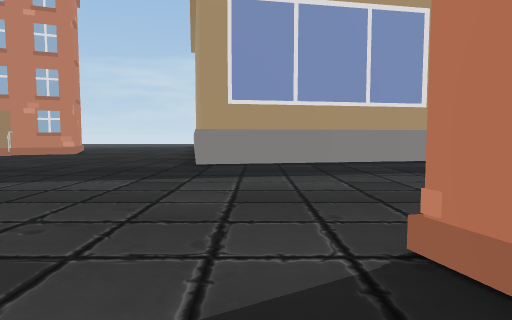
[1] (above)

24 first-person views from a walk through a Unity game level. The camera is 1.3 m above the floor, tilts 4° down and sees 75° across. The floor is counted in squares, 2 m on a side. Each view is taken from the middle of a square. On the plan, view 1 faces up. The plan holds only what a view shows up to about 10 squares ahead; the rest is blank. The place goes on beyond the plan. The player character is not drawn. Some animated figures are left out.

[2]
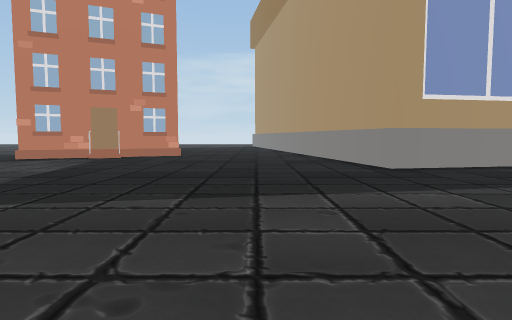

[3]
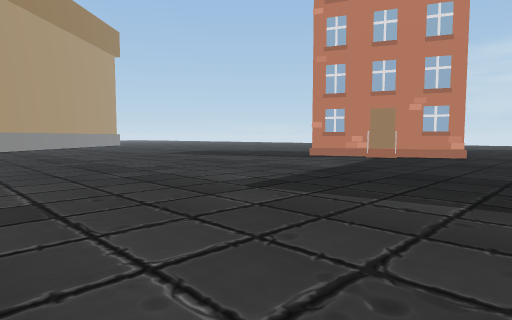

[4]
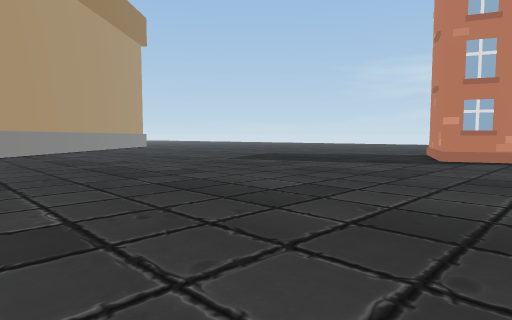

[5]
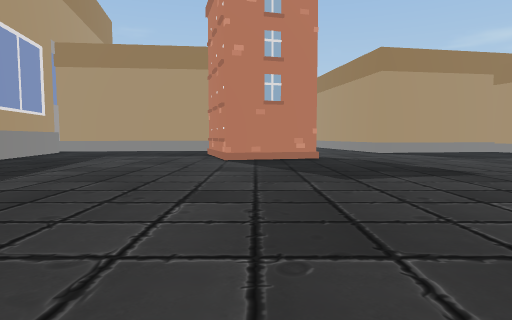

[6]
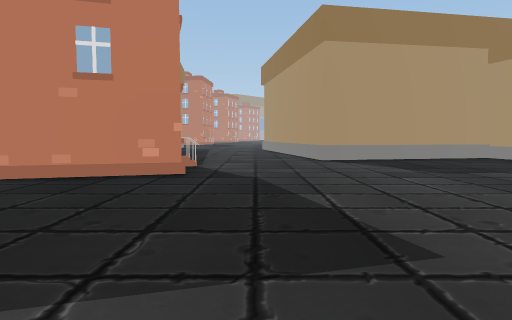

[7]
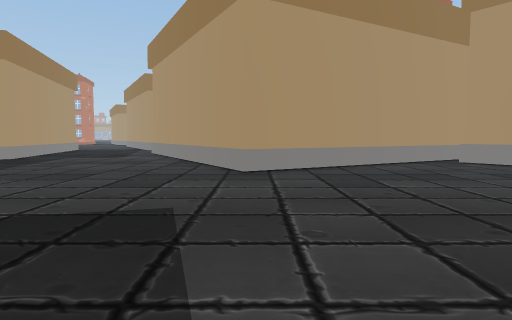

[8]
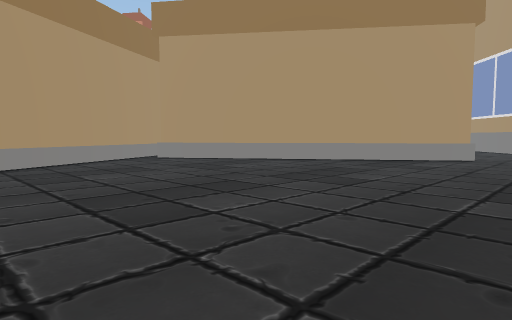

[9]
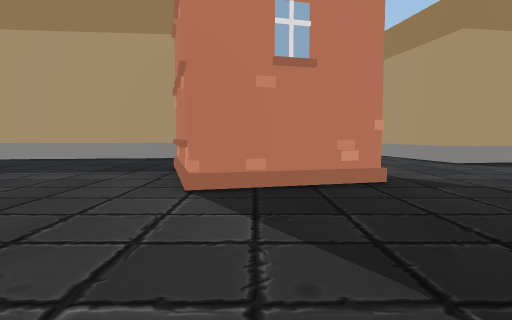

[10]
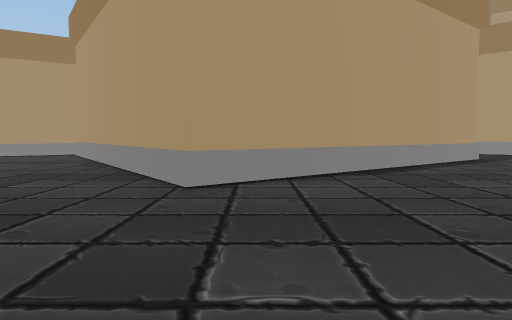

[11]
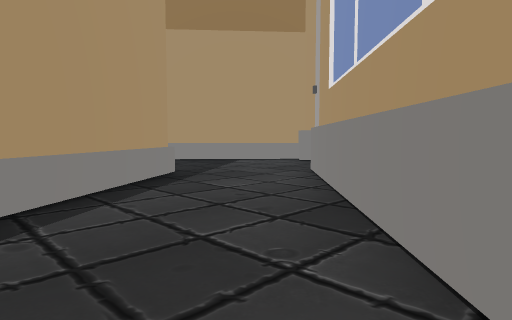

[12]
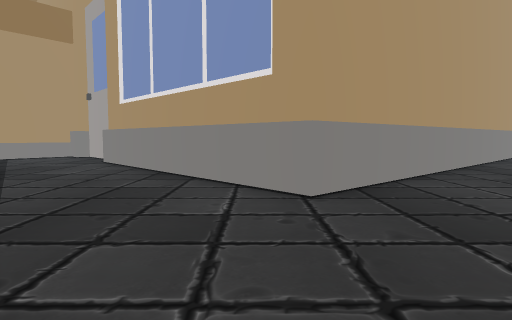

[13]
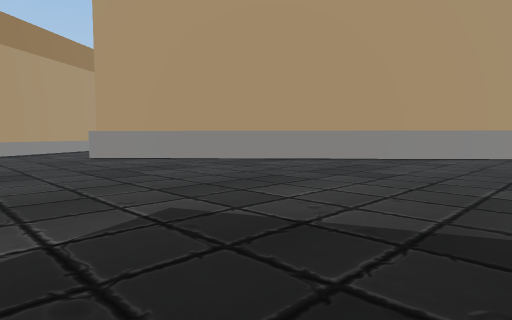

[14]
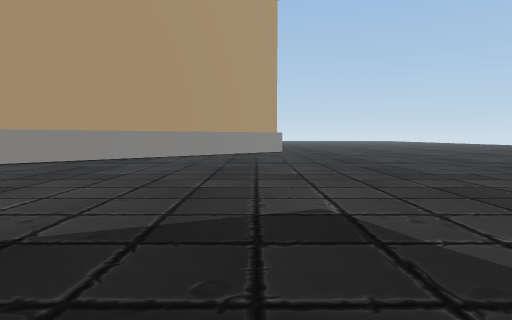

[15]
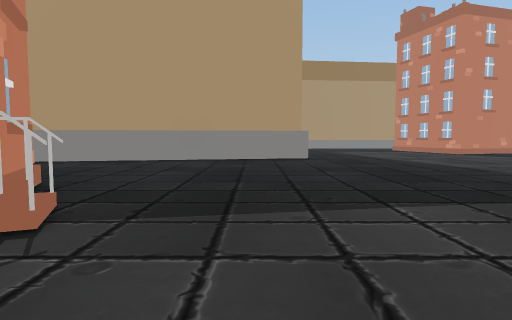

[16]
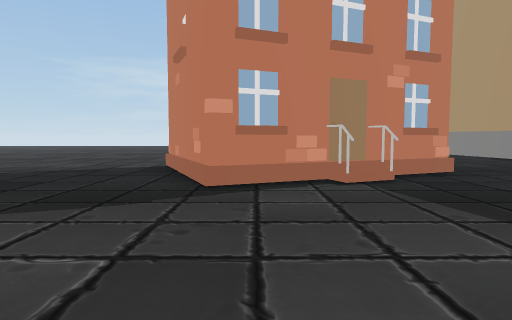

[17]
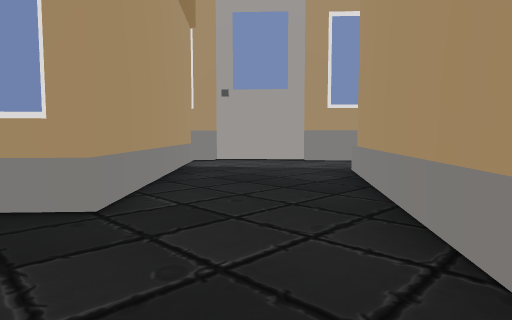

[18]
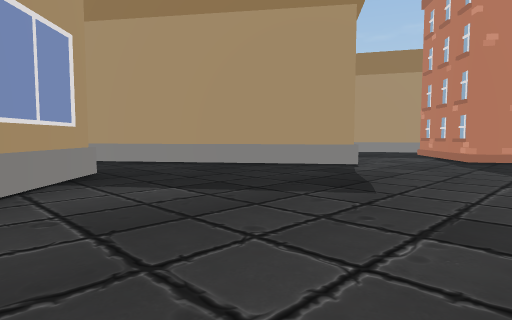

[19]
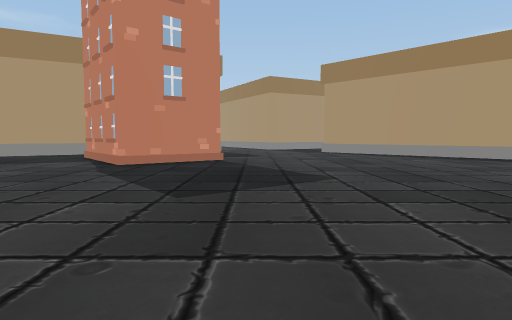

[20]
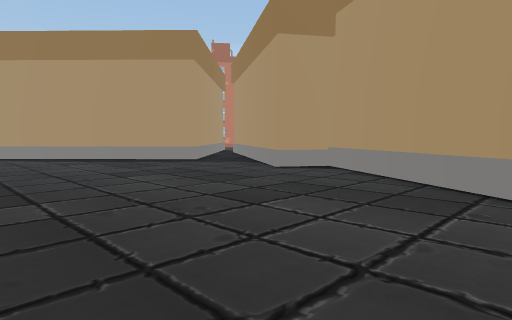

[21]
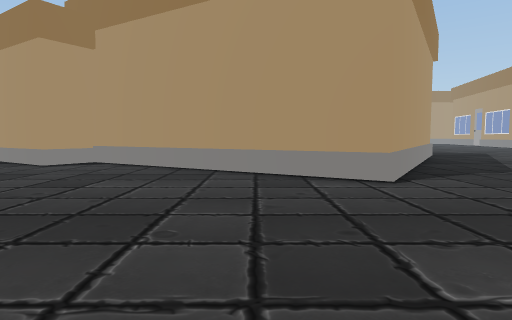

[22]
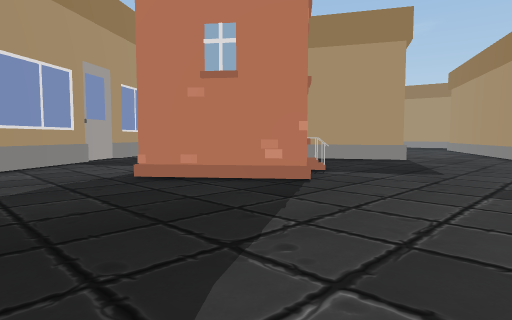

[23]
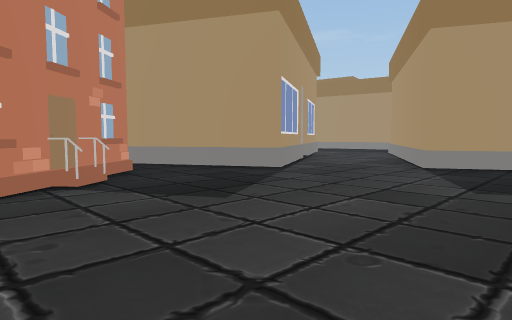

[24]
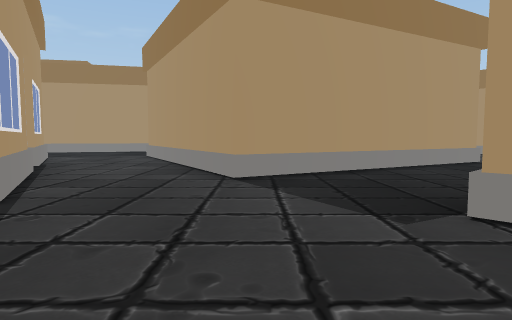

### Floor plan
Key: @ floor where view 1 was taken; # wall or solid block; . floor; O other object.
Columns run from 24 left of view 1 to 7 right of it. Each row starts with its distance up from view 1.
 13 ........ ...O     ....#
 12 .............# ##O....#
 11 .............###O.....#
 10 ......................##
  9 .......................#  ###
  8 .......................####.. ##
  7 #..............................#
  6 ##.............................#
  5  #.............................#
  4  ##............................#
  3   ##...........................#
  2    ##....................O##
  1     ##...................##
  0      ##.................@.# O
 -1      ##...................OO...
 -2     ##....##...................
 -3   ###...#####...................
 -4  ##....##   ##...............###
 -5 ##....##     ##..............##
 -6 #...###       #......#.......O#
 -7 #....#        ##...O##O.......#
 -8 ##...##        ##.#####.......#
 -9  ##...##       ####   ##....O##
-10   ##...#    ## #       #....##
-11    ##..##  ##..             O
-12    #....####...
-13    ......#....O O#      #O
-14   ...........#  .##  ##O..
-15   ..........####..####....
-16   ..........###O..#O.....#
-17   ...........#.........###
-18     .................###
-19     ................O#
-20    ..................##
-21   ...............##...#
-22   ..............##  ..##
-23  ..O#..........##    ..#
-24 ..O###........##      .#
-25 ..## ###..O..##
-26 .##    ####O.O

Positions as (right, up) in squares from view 1, and headings:
1: (0, 0), facing up
2: (-4, 1), facing up
3: (-4, 1), facing up-left
4: (-8, 1), facing up-left
5: (-8, 1), facing right
6: (-4, -2), facing right
7: (-3, 0), facing down
8: (-3, 1), facing down-left
9: (-3, 1), facing right
10: (-14, 3), facing down
11: (-17, -1), facing down-left
12: (-14, -1), facing left
13: (-14, 10), facing down-left
14: (-14, 10), facing left
15: (-11, 9), facing right
16: (-10, 6), facing up
17: (-17, -12), facing up-left
18: (-22, -17), facing up-right
19: (-20, -18), facing right
20: (-19, -20), facing down-right
21: (-19, -18), facing down
22: (-15, -20), facing up-right
23: (-11, -21), facing up-right
24: (-9, -19), facing right
